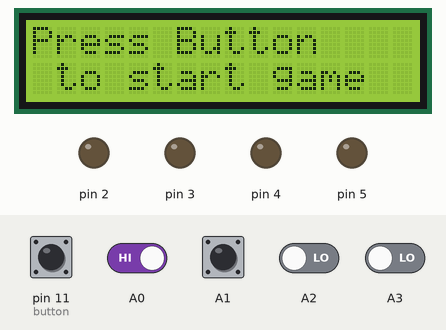
This sketch was run on a simulated Arduino Uno, built with avr-gcc and run on an emulated ATmega328P. On the bench: 16×2 character LCD, output pins drawn as LEDs (lit = HIGH). Dashed ring = blinking. Inputs (shaded band) come from the test bench; at power-on: A0, A1, pin 11 (button) HIGH, A2, A3 LOW. Random numbers use the default seed unless the sketch sets one.

Above: at 1.2 s.
1.3 s: pin 11 (button) pulled LOW for 0.15 s
At 4.0 s:
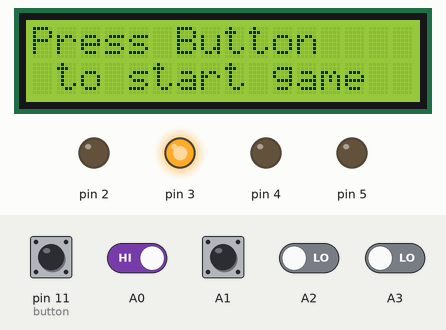
4.4 s: pin 11 (button) driven LOW and A0 driven LOW
At 6.2 s:
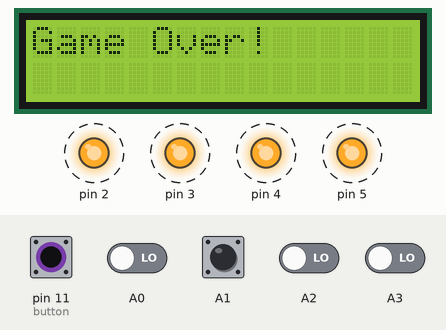
7.4 s: A0 driven HIGH
At 10.4 s:
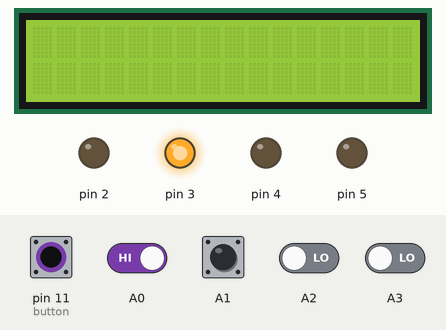
Timing chart, 0 to 20.9 s (numbered marks = the images above; inputs shaded):
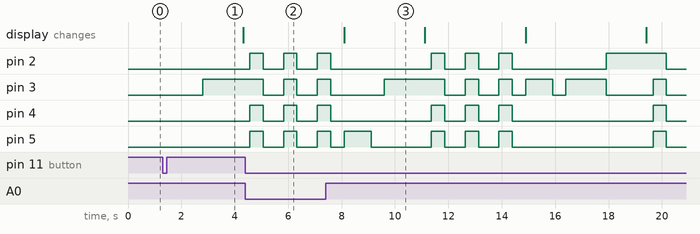

Measured:
- after the input at 1.3 s, pin 3: LOW → HIGH after 1.5 s

The sketch:

sketchSimonSays.ino
```cpp
/*	This is a default program--
	Use File->Load Prog to load a different program
*/
//A0=05
//A1=04
//A2=03
//A3=02
#include "Wire.h"
#include "Adafruit_LiquidCrystal.h"
Adafruit_LiquidCrystal lcd(0);

const int MAX_LEVEL = 100;
int sequence[MAX_LEVEL];
int your_sequence[MAX_LEVEL];
int level = 1;
int velocity = 1000;


//////////////////
void setup()
{
	//leduri
	pinMode(2, OUTPUT);
	pinMode(3, OUTPUT);
	pinMode(4, OUTPUT);
	pinMode(5, OUTPUT);

	//butoan
	pinMode(A0, INPUT);
	pinMode(A1, INPUT);
	pinMode(A2, INPUT);
	pinMode(A3, INPUT);

	digitalWrite(2, LOW);
	digitalWrite(3, LOW);
	digitalWrite(4, LOW);
	digitalWrite(5, LOW);

	lcd.begin(16,2); // sixteen characters across - 2 lines
	lcd.setBacklight(HIGH);
	lcd.setCursor(0,0);
	lcd.print("Press Button ");
	// 2nd line
	lcd.setCursor(1,1);
	lcd.print("to start game");


}

void loop()
{

	if (level == 1 && digitalRead(11) == LOW ){	// generate a sequence if button is pressed
		lcd.clear();
		generateSequence();//generate a sequence;
	}


	if (digitalRead(11) == LOW || level != 1) //If start button is pressed or you're winning
	{
		showSequence();    //show the sequence
		getSequence();     //wait for your sequence
	}

}


//////////////////////show_sequence
void showSequence()
{
	digitalWrite(2, LOW);
	digitalWrite(3, LOW);
	digitalWrite(4, LOW);
	digitalWrite(5, LOW);

	for (int i = 0; i < level; i++)
	{
		digitalWrite(sequence[i], HIGH);
		delay(velocity);
		digitalWrite(sequence[i], LOW);
		delay(500);
	}
}

/////////////////////////generate_sequence
void generateSequence()
{

	for (int i = 0; i < MAX_LEVEL; i++)
	{
		sequence[i] = random(2,6);//gener. random seq from 2 to 5
	}
}
////////////////////////////

void getSequence()
{
	int flag = 0; //this flag indicates if the sequence is correct

	for (int i = 0; i < level; i++)
	{
		flag = 0;
		while(flag == 0)
		{
			if (digitalRead(A0) == LOW)
			{
				digitalWrite(5, HIGH);
				your_sequence[i] = 5;
				flag = 1;
				delay(1500);
				if (your_sequence[i] != sequence[i])
				{
					wrongSequence();
					return;
				}
				digitalWrite(5, LOW);
			}

			if (digitalRead(A1) == LOW)
			{
				digitalWrite(4, HIGH);
				your_sequence[i] = 4;
				flag = 1;
				delay(1500);
				if (your_sequence[i] != sequence[i])
				{
					wrongSequence();
					return;
				}
				digitalWrite(4, LOW);
			}

			if (digitalRead(A2) == LOW)
			{
				digitalWrite(3, HIGH);
				your_sequence[i] = 3;
				flag = 1;
				delay(1500);
				if (your_sequence[i] != sequence[i])
				{
					wrongSequence();
					return;
				}
				digitalWrite(3, LOW);
			}

			if (digitalRead(A3) == LOW)
			{
				digitalWrite(2, HIGH);
				your_sequence[i] = 2;
				flag = 1;
				delay(1500);
				if (your_sequence[i] != sequence[i])
				{
					wrongSequence();
					return;
				}
				digitalWrite(2, LOW);
			}

		}
	}
	rightSequence();
}
////////////////////////////

void wrongSequence()
{
	for (int i = 0; i < 3; i++)
	{
		lcd.clear();
		lcd.setCursor(0,0);
		lcd.print("Game Over!");
		delay(250);
		digitalWrite(2, HIGH);
		digitalWrite(3, HIGH);
		digitalWrite(4, HIGH);
		digitalWrite(5, HIGH);
		delay(500);
		////////////////////
		digitalWrite(2, LOW);
		digitalWrite(3, LOW);
		digitalWrite(4, LOW);
		digitalWrite(5, LOW);
		delay(500);
	}
	level = 1;
	velocity = 1000;
}


///////////////////////right_sequence
void rightSequence()
{
	digitalWrite(2, LOW);
	digitalWrite(3, LOW);
	digitalWrite(4, LOW);
	digitalWrite(5, LOW);
	delay(500);
	digitalWrite(2, HIGH);
	digitalWrite(3, HIGH);
	digitalWrite(4, HIGH);
	digitalWrite(5, HIGH);
	delay(500);
	digitalWrite(2, LOW);
	digitalWrite(3, LOW);
	digitalWrite(4, LOW);
	digitalWrite(5, LOW);
	delay(500);

	if (level < MAX_LEVEL)
		level++;
	lcd.clear();
	lcd.setCursor(0,0);
	lcd.print("Nivelul curent: ");
	// 2nd line
	lcd.setCursor(8,1);
	lcd.print(level);

	velocity -= 50; //increase difficulty
}
```
